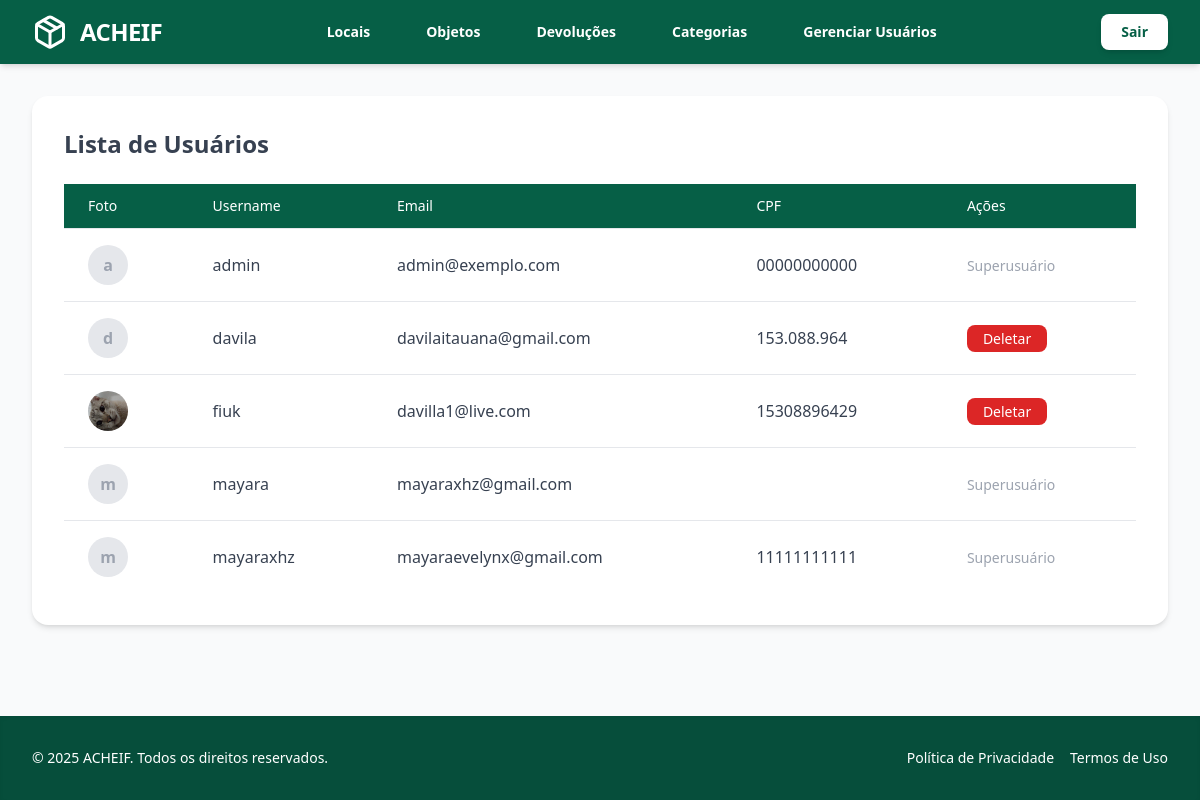
/usuarios/usuarios/ (signed in), run on the app's committed database.
### usuarios/models.py (models this page shows, shortened)
class UsuarioAdaptado(AbstractUser):
    cpf = models.CharField(max_length=11, unique=True, verbose_name="CPF")
    foto_perfil = models.ImageField(upload_to='perfil/', null=True, blank=True, verbose_name="Foto de Perfil")

### usuarios/views.py (the view)
# urls.py: path('usuarios/', views.listar_usuarios, name='listar_usuarios'),
@superuser_required
def listar_usuarios(request):
    User = get_user_model()
    q = request.GET.get('q', '')
    usuarios = User.objects.all().order_by('username')
    if q:
        usuarios = usuarios.filter(username__icontains=q)
    paginator = Paginator(usuarios, 10)  # 10 usuários por página
    page_number = request.GET.get('page')
    page_obj = paginator.get_page(page_number)
    context = {
        'usuarios': page_obj,
        'q': q
    }
    return render(request, 'usuarios/listar_usuarios.html', context)

### usuarios/views.py (called while the page is built)
def superuser_required(view_func):
    decorated_view_func = user_passes_test(lambda u: u.is_superuser)(view_func)
    return decorated_view_func

### usuarios/templates/usuarios/listar_usuarios.html (shortened to what this page needs)
{% extends 'base.html' %}
{% load static %}
{% block content %}
<div class="max-w-6xl mx-auto bg-white rounded-2xl shadow-md p-8">
    <h2 class="text-2xl font-bold text-gray-700 mb-6">Lista de Usuários</h2>
    <div class="overflow-x-auto">
        <table class="min-w-full divide-y divide-gray-200">
            <thead class="bg-emerald-800 text-white">
                <tr>
                    <th class="px-6 py-3 text-left text-sm font-medium">Foto</th>
                    <th class="px-6 py-3 text-left text-sm font-medium">Username</th>
                    <th class="px-6 py-3 text-left text-sm font-medium">Email</th>
                    <th class="px-6 py-3 text-left text-sm font-medium">CPF</th>
                    <th class="px-6 py-3 text-left text-sm font-medium">Ações</th>
                </tr>
            </thead>
            <tbody class="bg-white divide-y divide-gray-200">
                {% for u in usuarios %}
                <tr>
                    <td class="px-6 py-4">
                        {% if u.foto_perfil %}
                            <img src="{{ u.foto_perfil.url }}" alt="Foto de Perfil" class="w-10 h-10 rounded-full object-cover">
                        {% else %}
                            <div class="w-10 h-10 rounded-full bg-gray-200 flex items-center justify-center text-gray-400 font-bold">
                                {{ u.username|slice:":1" }}
                            </div>
                        {% endif %}
                    </td>
                    <td class="px-6 py-4 text-gray-700">{{ u.username }}</td>
                    <td class="px-6 py-4 text-gray-700">{{ u.email }}</td>
                    <td class="px-6 py-4 text-gray-700">{{ u.cpf }}</td>
                    <td class="px-6 py-4">
                        {% if not u.is_superuser %}
                        <a href="{% url 'usuarios:deletar_usuario' u.id %}"
                           onclick="return confirm('Tem certeza que deseja deletar {{ u.username }}?')"
                           class="bg-red-600 text-white px-4 py-1 rounded-lg hover:bg-red-700 transition text-sm">
                           Deletar
                        </a>
                        {% else %}
                        <span class="text-gray-400 text-sm">Superusuário</span>
                        {% endif %}
                    </td>
                </tr>
                {% endfor %}
            </tbody>
        </table>
    </div>
</div>
{% endblock %}

### objetos/templates/objetos/static/style.css (style rules this page uses)
body { font-family: system-ui, -apple-system, BlinkMacSystemFont, "Segoe UI", Roboto, sans-serif; background-color: #f9fafb; }

### data on the page
UsuarioAdaptado: username "a", username "admin", email "admin@exemplo.com", cpf "00000000000", is_superuser "Superusuário"
UsuarioAdaptado: username "d", username "davila", email "davilaitauana@gmail.com", cpf "153.088.964"
UsuarioAdaptado: foto_perfil (picture), username "fiuk", email "davilla1@live.com", cpf "15308896429"
UsuarioAdaptado: username "m", username "mayara", email "mayaraxhz@gmail.com", is_superuser "Superusuário"
UsuarioAdaptado: username "m", username "mayaraxhz", email "mayaraevelynx@gmail.com", cpf "11111111111", is_superuser "Superusuário"
